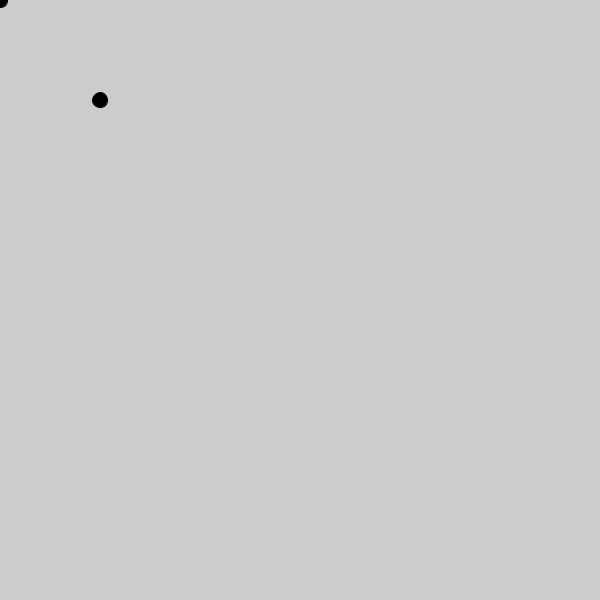
Frame 1 (no input)
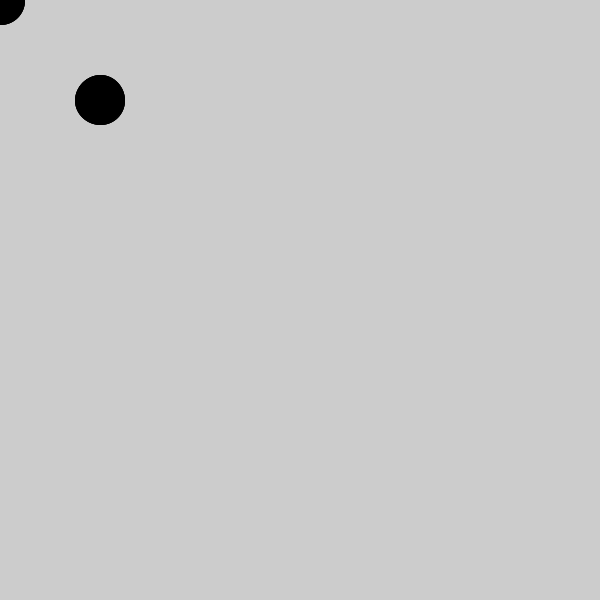
Frame 60 (the mouse pressed at the canvas centre just before this capture)
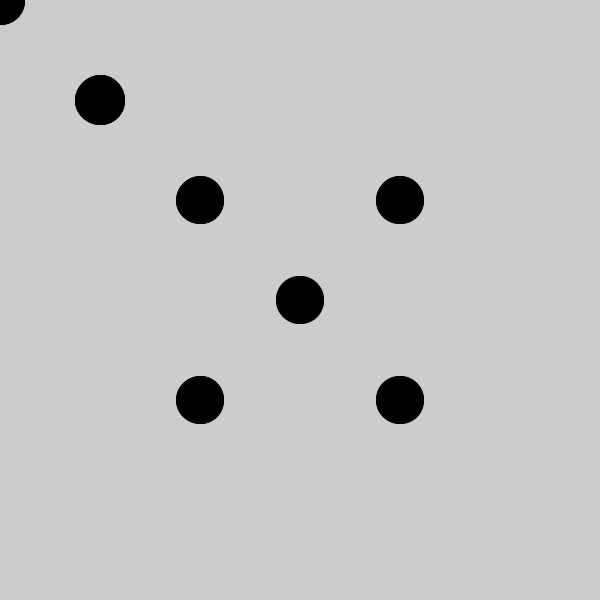
Frame 120 (the mouse held since frame 60 and released just before this capture)

The Processing sketch that drew these frames (run headless with seeded random() and noise(); from frame 60 on, the mouse is pressed at the canvas centre):

// Processing sketch: processing_74801
// ── processing_74801.pde

  
// Click within the image to change 
// the value of the rectangle after
// after the mouse has been clicked
void setup() {
  size(600, 600);
}

int value = 0;
int value2 = 0;

int value3= 0;

void draw() {
  float r = random(-50,50);
  fill(value,value2,value3);
  
  ellipse(mouseX, mouseY, r, r);
  fill(value,value2,value3);  
  ellipse(mouseX+100, mouseY+100, r, r);
  fill(value,value2,value3);
  
  ellipse(mouseX-100, mouseY+100, r, r);
  fill(value,value2,value3);
  
  ellipse(mouseX+100, mouseY-100, r, r);
  fill(value,value2,value3);
  ellipse(mouseX-100, mouseY-100, r, r);
}


void mouseMoved() {
  if (value == 0) {
    
    value = int(random(1, 255));
    value2 = int(random(1, 255));
    value3 = int(random(1, 255));
  } 
  else {
    value = 0;
  }
}
void mousePressed() {
 
  background(value,value2,value3);
}
